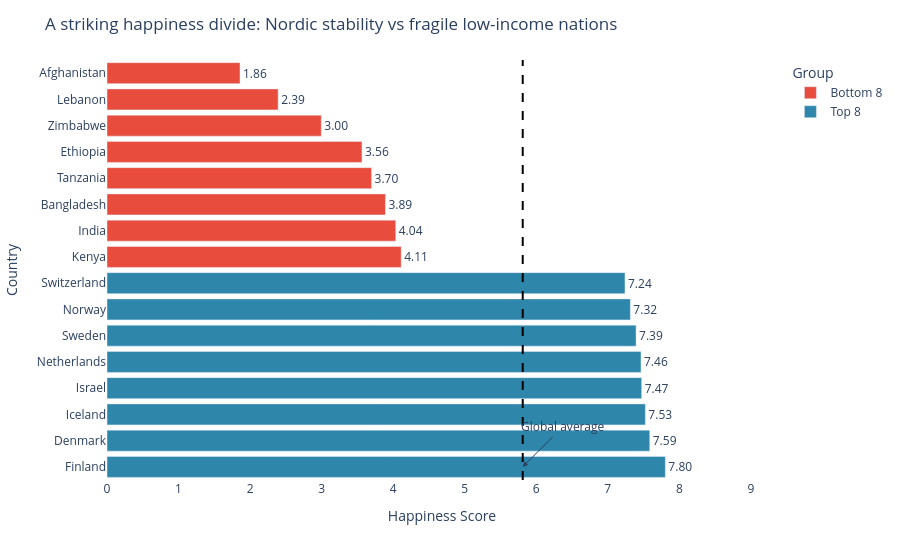

The cell this chart's notebook holds for it:
### Markdown cell above
---
## Task 2 — Bottom vs. Top: A Contrast Story

**What to build:** A bar chart that highlights the **gap between the happiest and least happy countries**, focusing on a specific insight.

**Requirements:**
- Show the **top 8 AND bottom 8 countries** together (16 bars total)
- Use **colour** to distinguish the two groups (not Plotly's default rainbow)
- Add a **visual separator or annotation** that emphasises the gap
- Insight title that tells the story of the gap

**Hint:** Use `pd.concat([df.nlargest(8,'Happiness_Score'), df.nsmallest(8,'Happiness_Score')])` to get both groups.

**Stretch goal:** Add a vertical reference line showing the global average.

### Code cell
# Task 2: Top 8 vs. Bottom 8 contrast
# ------------------------------------

# Step 1: Get top and bottom countries
top8 = df.nlargest(8, 'Happiness_Score').copy()
top8['Group'] = 'Top 8'
bottom8 = df.nsmallest(8, 'Happiness_Score').copy()
bottom8['Group'] = 'Bottom 8'

combined = pd.concat([bottom8, top8]).sort_values('Happiness_Score')
global_avg = df['Happiness_Score'].mean()
print(f"Global average: {global_avg:.2f}")

# Step 2: Build your chart
# YOUR CODE HERE

import plotly.express as px

fig = px.bar(
    combined,
    x='Happiness_Score',
    y='Country',
    orientation='h',
    color='Group',
    text='Happiness_Score',
    color_discrete_map={
        'Top 8': '#2E86AB',      # calm blue
        'Bottom 8': '#E74C3C'    # strong red
    }
)

# Show values on bars
fig.update_traces(texttemplate='%{text:.2f}', textposition='outside')

# Layout styling
fig.update_layout(
    title="A striking happiness divide: Nordic stability vs fragile low-income nations",
    xaxis_title="Happiness Score",
    yaxis_title="Country",
    plot_bgcolor='white',
    legend_title="Group"
)

# Zero baseline (required rule)
fig.update_xaxes(range=[0, combined['Happiness_Score'].max() * 1.2], zeroline=True)

# Add global average reference line (stretch goal)
fig.add_vline(
    x=global_avg,
    line_width=2,
    line_dash="dash",
    line_color="black"
)

fig.add_annotation(
    x=global_avg,
    y=combined['Country'].iloc[-1],
    text="Global average",
    showarrow=True,
    arrowhead=2,
    ax=40,
    ay=-40
)

# Improve ordering for readability
fig.update_yaxes(autorange='reversed')

fig.show()

### Figure 1 — Plotly figure (JSON) as saved in the notebook; plotly's stock layout.template omitted (floating-point values rounded to 4 significant figures)
{"data": [{"hovertemplate": "Group=Bottom 8<br>Happiness_Score=%{text}<br>Country=%{y}<extra></extra>", "legendgroup": "Bottom 8", "marker": {"color": "#E74C3C", "pattern": {"shape": ""}}, "name": "Bottom 8", "orientation": "h", "showlegend": true, "text": [1.859, 2.392, 2.995, 3.564, 3.698, 3.892, 4.036, 4.112], "textposition": "outside", "texttemplate": "%{text:.2f}", "type": "bar", "x": [1.859, 2.392, 2.995, 3.564, 3.698, 3.892, 4.036, 4.112], "xaxis": "x", "y": ["Afghanistan", "Lebanon", "Zimbabwe", "Ethiopia", "Tanzania", "Bangladesh", "India", "Kenya"], "yaxis": "y"}, {"hovertemplate": "Group=Top 8<br>Happiness_Score=%{text}<br>Country=%{y}<extra></extra>", "legendgroup": "Top 8", "marker": {"color": "#2E86AB", "pattern": {"shape": ""}}, "name": "Top 8", "orientation": "h", "showlegend": true, "text": [7.24, 7.315, 7.395, 7.464, 7.473, 7.525, 7.586, 7.804], "textposition": "outside", "texttemplate": "%{text:.2f}", "type": "bar", "x": [7.24, 7.315, 7.395, 7.464, 7.473, 7.525, 7.586, 7.804], "xaxis": "x", "y": ["Switzerland", "Norway", "Sweden", "Netherlands", "Israel", "Iceland", "Denmark", "Finland"], "yaxis": "y"}], "layout": {"annotations": [{"arrowhead": 2, "ax": 40, "ay": -40, "showarrow": true, "text": "Global average", "x": 5.811, "y": "Finland"}], "barmode": "relative", "legend": {"title": {"text": "Group"}, "tracegroupgap": 0}, "margin": {"t": 60}, "plot_bgcolor": "white", "shapes": [{"line": {"color": "black", "dash": "dash", "width": 2}, "type": "line", "x0": 5.811, "x1": 5.811, "xref": "x", "y0": 0, "y1": 1, "yref": "y domain"}], "title": {"text": "A striking happiness divide: Nordic stability vs fragile low-income nations"}, "xaxis": {"anchor": "y", "domain": [0, 1], "range": [0, 9.365], "title": {"text": "Happiness Score"}, "zeroline": true}, "yaxis": {"anchor": "x", "autorange": "reversed", "domain": [0, 1], "title": {"text": "Country"}}}}
